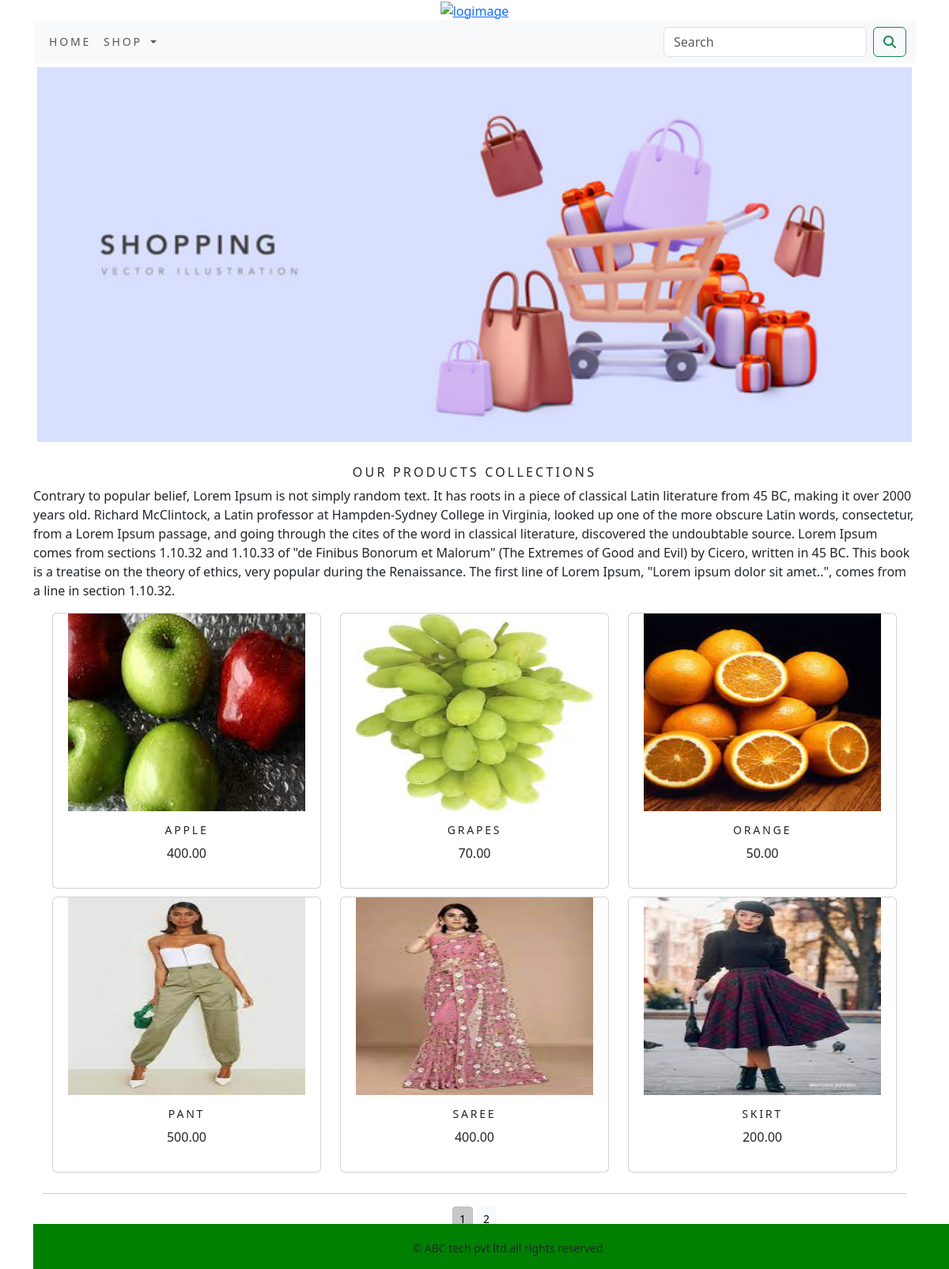
The app's page /shop/ with its own data.
### shop/models.py (models this page shows, shortened)
class Product(models.Model):
    name=models.CharField(max_length=250,unique=True)
    slug=models.SlugField(max_length=250,unique=True)
    description=models.TextField(blank=True)
    price=models.DecimalField(max_digits=10,decimal_places=2)
    category=models.ForeignKey(Category,on_delete=models.CASCADE)
    image = models.ImageField(upload_to='product', blank=True,)
    stock=models.IntegerField()
    available=models.BooleanField(default=True)
    created=models.DateTimeField(auto_now_add=True)
    updated=models.DateTimeField(auto_now=True)
    def get_url(self):
        return reverse('shop:prodCatDetail', args=[self.category.slug,self.slug])
    class Meta:
        ordering=('name',)
        verbose_name='product'
        verbose_name_plural='products'

### shop/views.py (the view)
# urls.py: path('',views.allProdCat,name='allProdCat'),
def allProdCat(request, c_slug=None):
    c_page = None
    products_list = None
    if c_slug != None:
        c_page = get_object_or_404(Category, slug=c_slug)
        products_list = Product.objects.all().filter(category=c_page, available=True)
    else:
        products_list = Product.objects.all().filter(available=True)
    paginator = Paginator(products_list,6)
    try:
        page = int(request.GET.get('page', '1'))
    except:
        page = 1
    try:
        products = paginator.page(page)
    except (EmptyPage, InvalidPage):
        products = paginator.page(paginator.num_pages)
    return render(request, "category.html", {'category': c_page, 'products': products})

### cart/context_processors.py (called while the page is built)
def counter(request):
    item_count=0
    if 'admin' in request.path:
        return {}
    else:
        try:
            cart=Cart.objects.filter(cart_id=_cart_id(request))
            cart_items=CartItem.objects.all().filter(cart=cart[:1])
            for cart_item in cart_items:
                item_count += cart_item.quantity
        except Cart.DoesNotExist:
            item_count=0
    return dict(item_count=item_count)

### cart/views.py (called while the page is built)
def  _cart_id(request):
    cart=request.session.session_key
    if not cart:
        cart=request.session.create()
    return cart

### shop/context_processors.py (called while the page is built)
def menu_links(request):
    links=Category.objects.all()
    return dict(links=links)

### shop/models.py (called while the page is built)
    def get_url(self):
        return reverse('shop:product_by_category',args=[self.slug])

### templates/category.html (shortened to what this page needs)
{% extends 'base.html' %}
{% load static %}
{% block content %}
<div class="mx-auto">
    {% if category %}
    <img class="my_image" src="{{category.image.url}}" alt="{{category.name}}" height="100px">
</div>
<br>
<div>
    <h1 class="text-center my_title">{{category.name}}</h1>
    <p class="text-justify">{{category.description}}</p>
</div>
    {% else %}
<div>
<img class="my_image my_image_padding" src="{% static 'img/banner1.jpg' %}" alt="our products" width="1500px" height="730px">
</div>
<br>
<div>
    <h1 class="text-center my_title">Our products collections</h1>
    <p class="text-justify">Contrary to popular belief, Lorem Ipsum is not simply random text. It has roots in a piece of classical Latin literature from 45 BC, making it over 2000 years old. Richard McClintock, a Latin professor at Hampden-Sydney College in Virginia, looked up one of the more obscure Latin words, consectetur, from a Lorem Ipsum passage, and going through the cites of the word in classical literature, discovered the undoubtable source. Lorem Ipsum comes from sections 1.10.32 and 1.10.33 of "de Finibus Bonorum et Malorum" (The Extremes of Good and Evil) by Cicero, written in 45 BC. This book is a treatise on the theory of ethics, very popular during the Renaissance. The first line of Lorem Ipsum, "Lorem ipsum dolor sit amet..", comes from a line in section 1.10.32.
</p>
</div>
    {% endif %}
<div class="container">
    <div class="row mx-auto">
        {% for product in products.object_list %}
        <div class="my_bottom_margin col-9 col-sm-12 col-md-4 col-lg-4">
            <div class="card text-center" style="">
                <a href="{{product.get_url}}"><img class="card-image-top my_image" src="{{product.image.url}}" alt="{{product.name}}" style="width:300px;height:250px"></a>
                 <div class="card-body">
                     <h4>{{product.name}}</h4>
                     <p>{{product.price}}</p>
                 </div>
            </div>
        </div>
        {% endfor %}
    </div>
    <div class="mx-auto">
        {% if products.paginator.num_pages > 1 %}
       <hr>
        <div class="text-center">
            {% for pg in products.paginator.page_range %}
            <a href="?page={{pg}}" class="btn btn-light btn-sm {% if products.number == pg %} active {% endif %}">{{pg}}</a>
            {% endfor %}
        </div>
         {% endif %}
    </div>
    <br>
</div>
{% endblock %}

### templates/base.html (shortened to what this page needs)
{% load static %}
<!DOCTYPE html>
<html lang="en">
<head>
    <link rel="stylesheet" href="{% static 'css/custom.css' %}">
    <link href="{% static 'css/bootstrap.min.css' %}" rel="stylesheet">
</head>
<body>
<div class="container">
{% include 'header.html' %}
{% include 'nav.html' %}
{% block content %}
{% endblock %}
</div>
<br>
{% include 'footer.html' %}
</body>
</html>

### templates/header.html
{% load static %}
<header>
    <center>
        <a href="{% url 'shop:allProdCat' %}"><img src="{% static 'img/log2.png' %}" alt="logimage" width="130px" height="130px"></a>
    </center>
</header>

### templates/nav.html (shortened to what this page needs)
<nav class="navbar navbar-expand-lg navbar-light bg-light">
  <div class="container-fluid">
    <div class="collapse navbar-collapse" id="navbarSupportedContent">
      <ul class="navbar-nav me-auto mb-2 mb-lg-0">
        <li class="nav-item">
          <a class="nav-link" href="#">HOME</a>
        </li>
        <li class="nav-item dropdown{% if 'shop' in request.path %} active {% endif %}">
          <a class="nav-link dropdown-toggle" href="#" id="navbarDropdown" role="button" data-bs-toggle="dropdown" aria-expanded="false">
            SHOP
          </a>
        </li>
      </ul>
      <form class="d-flex" action="{% url 'searchapp:SearchResult' %}" method="get">
        <input class="form-control me-2" type="search" placeholder="Search" name="q" aria-label="Search">
        <button class="btn btn-outline-success" type="submit"><i class="fa fa-search"></i></button>
      </form>
    </div>
  </div>
</nav>

### templates/footer.html
<footer style="position:fixed;z-index:100px;">
<div class="footer navbar-fixed-bottom my_footer" style="position:fixed;zindex:100px;">
  <p class="text-center">&copy ABC tech pvt ltd.all rights reserved</p>
</div>
</footer>

### static/css/custom.css (style rules this page uses)
body { font-family: 'Roboto', sans-serif; }
.nav-item { letter-spacing: .2em; font-size:14px; text-transform:uppercase; }
.my_footer { background-color:green; position:fixed; bottom:0; width:100%; }
.my_footer p { padding-top:20px; font-size:14px; }
.my_image { width:100%; height:auto; }
.my_title { font-size:16px; text-transform:uppercase; letter-spacing:.2em; }
.my_image_padding { padding:5px }
.my_bottom_margin { margin-bottom:10px; }
.card-body h4 { font-size:14px; text-transform:uppercase; letter-spacing:.2em }

### records on screen
Product: image (picture), name "APPLE", price "400.00"
Product: image (picture), name "GRAPES", price "70.00"
Product: image (picture), name "ORANGE", price "50.00"
Product: image (picture), name "PANT", price "500.00"
Product: image (picture), name "SAREE", price "400.00"
Product: image (picture), name "SKIRT", price "200.00"

### other values on screen
{{ pg }} "1" "2"
